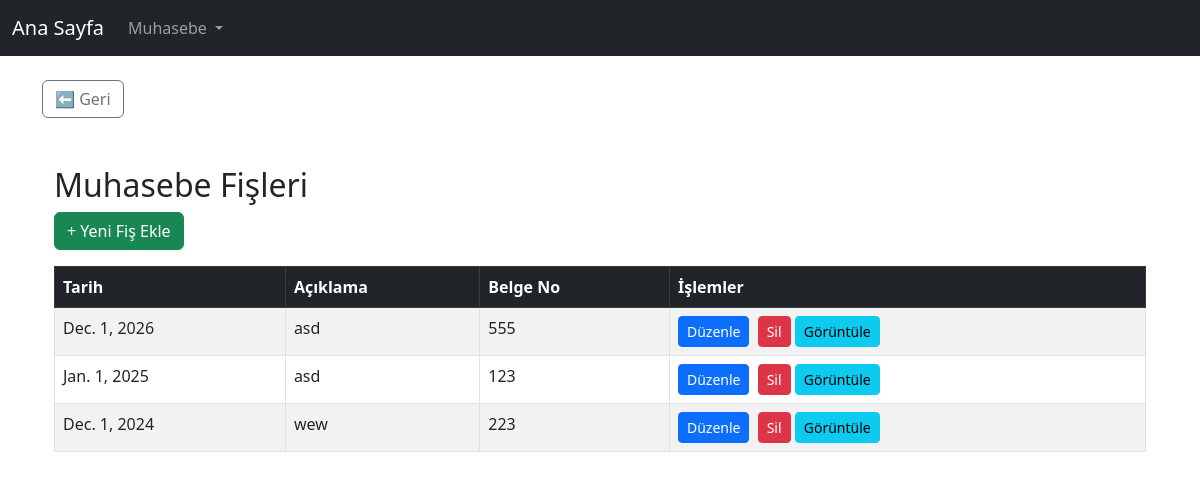
/cv/fisler/, run on the app's committed database.
### cv/models.py (models this page shows, shortened)
class Fis(models.Model):
    tarih = models.DateField()
    aciklama = models.CharField(max_length=255, blank=True)
    belge_no = models.CharField(max_length=50, blank=True)

### cv/views.py (the view)
# urls.py: path('fisler/', views.fis_listesi, name='fis_listesi'),
def fis_listesi(request):
    fisler = Fis.objects.all().order_by('-tarih')
    return render(request, 'cv/fis_listesi.html', {'fisler': fisler})

### cv/templates/cv/fis_listesi.html (shortened to what this page needs)
{% extends 'cv/base.html' %}
{% load static %}
{% block content %}
<div class="container mt-5">
  <h2>Muhasebe Fişleri</h2>
  <a href="{% url 'fis_ekle' %}" class="btn btn-success mb-3">+ Yeni Fiş Ekle</a>
  <table class="table table-striped table-bordered">
    <thead class="table-dark">
      <tr>
        <th scope="col">Tarih</th>
        <th scope="col">Açıklama</th>
        <th scope="col">Belge No</th>
        <th scope="col">İşlemler</th>
      </tr>
    </thead>
    <tbody>
      {% for fis in fisler %}
      <tr>
        <td>{{ fis.tarih }}</td>
        <td>{{ fis.aciklama }}</td>
        <td>{{ fis.belge_no }}</td>
        <td>
          <a href="{% url 'fis_duzenle' fis.id %}" class="btn btn-sm btn-primary me-1">Düzenle</a>
          <a href="{% url 'fis_sil' fis.id %}" class="btn btn-sm btn-danger"
             onclick="return confirm('Bu fişi silmek istediğinizden emin misiniz?')">Sil</a>
          <a href="{% url 'fis_detay' fis.id %}" class="btn btn-sm btn-info me-1">Görüntüle</a>
        </td>
      </tr>
      {% empty %}
      <tr>
        <td colspan="4" class="text-center">Henüz fiş eklenmemiş.</td>
      </tr>
      {% endfor %}
    </tbody>
  </table>
</div>
{% endblock %}

### data on the page
Fis: tarih "Dec. 1, 2026", aciklama "asd", belge_no "555"
Fis: tarih "Jan. 1, 2025", aciklama "asd", belge_no "123"
Fis: tarih "Dec. 1, 2024", aciklama "wew", belge_no "223"
